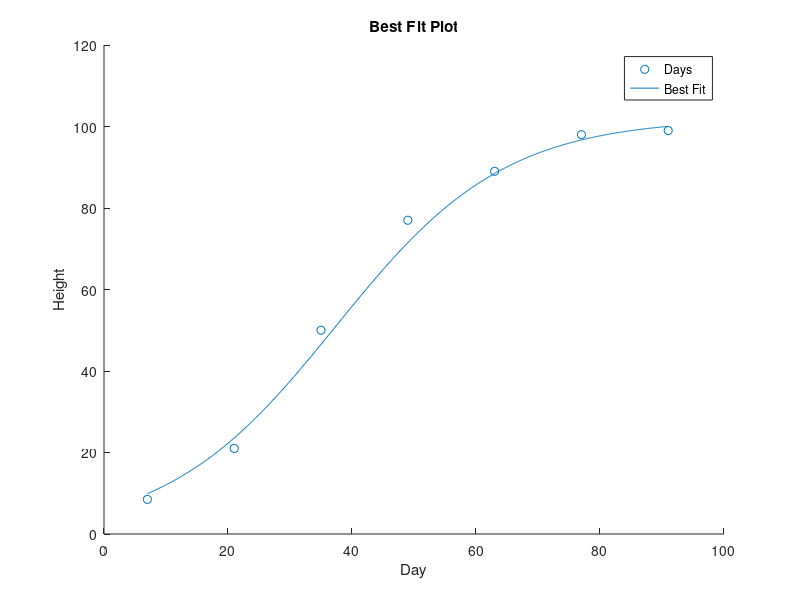

MATLAB code to generate this figure:
days = [7 21 35 49 63 77 91];
heights = [8.5 21 50 77 89 98 99];
num_of_days = length(days);
const_H = 102;

lhs = -ones(num_of_days,2);
lhs(:,2) = -days;
rhs = log(const_H./heights - 1)';
X = lhs \ rhs;
a = X(1); b = X(2);
fprintf('a = %.4f, b = %.4f \n', a, b);

height_at_day40 = const_H / (1 + exp(-(a+b*40)));
fprintf('Height (for Day = 40) = %.4f \n', height_at_day40);

day_plot = 7:0.1:91;
height_plot = const_H ./ (1 + exp(-(a+b*day_plot)));
scatter(days,heights); hold on
plot(day_plot,height_plot)
xlabel('Day'), ylabel('Height')
title('Best Fit Plot');
legend('Days', 'Best Fit');